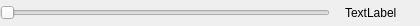
<?xml version="1.0" encoding="UTF-8"?>
<ui version="4.0">
 <class>MyQSlider</class>
 <widget class="QWidget" name="MyQSlider">
  <property name="geometry">
   <rect>
    <x>0</x>
    <y>0</y>
    <width>420</width>
    <height>26</height>
   </rect>
  </property>
  <property name="windowTitle">
   <string>Form</string>
  </property>
  <widget class="QLabel" name="valueLabel">
   <property name="geometry">
    <rect>
     <x>345</x>
     <y>2</y>
     <width>66</width>
     <height>22</height>
    </rect>
   </property>
   <property name="text">
    <string>TextLabel</string>
   </property>
  </widget>
  <widget class="QSlider" name="slider">
   <property name="geometry">
    <rect>
     <x>0</x>
     <y>2</y>
     <width>330</width>
     <height>22</height>
    </rect>
   </property>
   <property name="orientation">
    <enum>Qt::Horizontal</enum>
   </property>
  </widget>
 </widget>
 <resources/>
 <connections/>
</ui>
